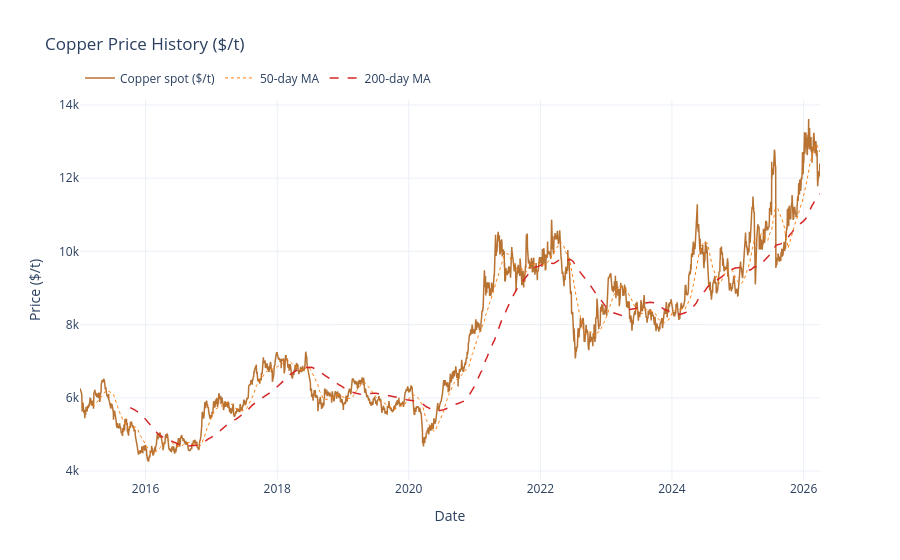

Notebook cell for this chart:
### Markdown cell above
## 3. Exploratory Data Analysis

### 3.1 Copper price history

### Code cell
fig_price = plot_price_history(df_raw)
fig_price.show()

### Figure 1 — Plotly figure (JSON) as saved in the notebook; plotly's stock layout.template omitted (floating-point values rounded to 4 significant figures; data arrays with more than 128 entries replaced by an {"elided": "..."} marker saying what was removed)
{"data": [{"line": {"color": "#b87333", "width": 1.5}, "name": "Copper spot ($/t)", "type": "scatter", "x": {"elided": "2929 str values"}, "y": {"elided": "2929 float values"}}, {"line": {"color": "#ff7f0e", "dash": "dot", "width": 1}, "name": "50-day MA", "type": "scatter", "x": {"elided": "2929 str values"}, "y": {"elided": "2929 float values"}}, {"line": {"color": "#d62728", "dash": "dash", "width": 1.5}, "name": "200-day MA", "type": "scatter", "x": {"elided": "2929 str values"}, "y": {"elided": "2929 float values"}}], "layout": {"hovermode": "x unified", "legend": {"orientation": "h", "y": 1.02, "yanchor": "bottom"}, "title": {"text": "Copper Price History ($/t)"}, "xaxis": {"title": {"text": "Date"}}, "yaxis": {"title": {"text": "Price ($/t)"}}}}
